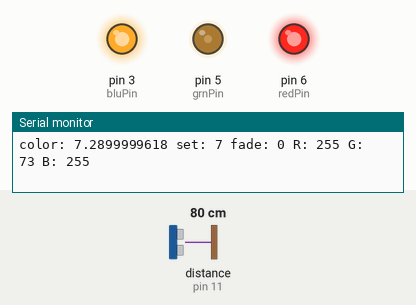
Bench run of a sketch on a simulated Arduino Leonardo, built with avr-gcc and run on an emulated ATmega32U4. On the bench: output pins drawn as LEDs (lit = HIGH), the last lines printed to the serial monitor. Inputs (shaded band) come from the test bench; at power-on: distance to the obstacle (sensor on pin 11) 80 cm. The echo pulse lasts 58.3 µs per cm.

Above: at 1.2 s.
1.3 s: distance to the obstacle (sensor on pin 11) set to 4 cm
At 1.7 s:
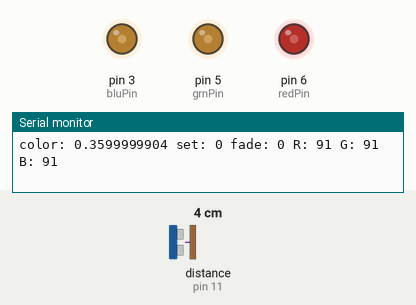
2.8 s: distance to the obstacle (sensor on pin 11) set to 9 cm
At 4.0 s:
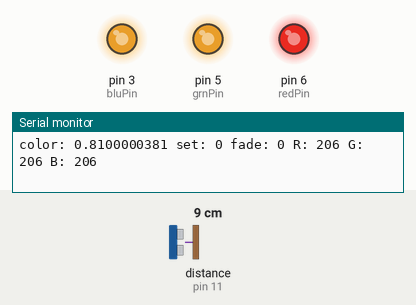
4.3 s: distance to the obstacle (sensor on pin 11) set to 18 cm
At 5.1 s:
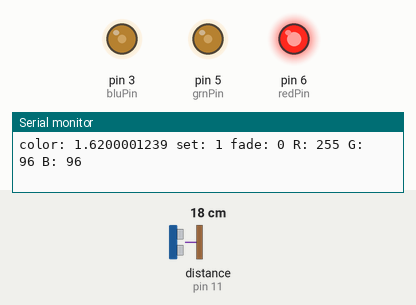
5.8 s: distance to the obstacle (sensor on pin 11) set to 60 cm
At 6.4 s:
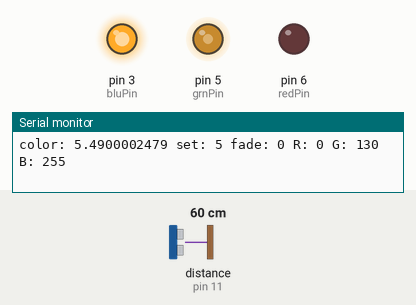
7.3 s: distance to the obstacle (sensor on pin 11) set to 35 cm
At 8.5 s:
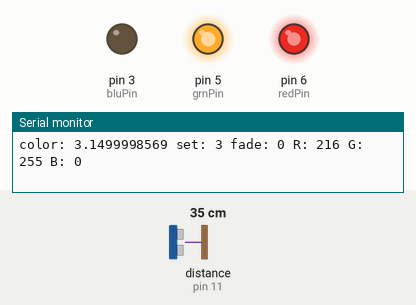
8.8 s: distance to the obstacle (sensor on pin 11) set to 2 cm
At 9.8 s:
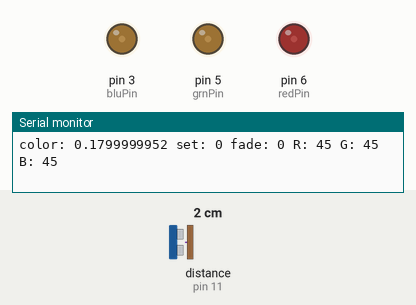
Timing chart, 0 to 11.3 s (numbered marks = the images above; inputs shaded):
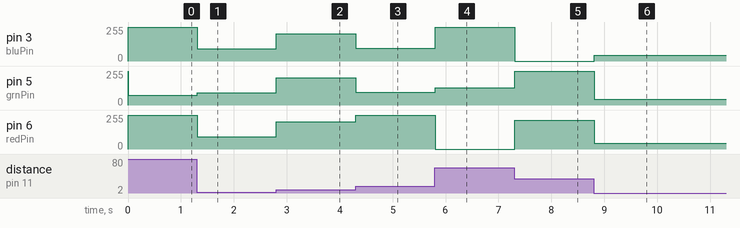

The sketch:

RGB_Ping.ino
```cpp
// This is an old script I modified from my brother's code
// which turned the output from an Ultrasonic range finder
// into colored light to indicated distance.

// I should buy on of those sonar modules so I can tinker with
// this code again ...


// ---------------------------------------------------------------------------
// Example NewPing library sketch that does a ping about 20 times per second.
// ---------------------------------------------------------------------------

#include "NewPing.h"
#define TRIGGER_PIN  12  // Arduino pin tied to trigger pin on the ultrasonic sensor.
#define ECHO_PIN     11  // Arduino pin tied to echo pin on the ultrasonic sensor.
#define MAX_DISTANCE 100 // Maximum distance we want to ping for (in centimeters). Maximum sensor distance is rated at 400-500cm.
#define SHIFT_SPEED  33  // The delay between RGB LED shift points in ms.
#define redPin       6
#define bluPin     3
#define grnPin      5
#define DEBUG      1 // DEBUG counter; if set to 1, will write values back via serial

NewPing sonar(TRIGGER_PIN, ECHO_PIN, MAX_DISTANCE); // NewPing setup of pins and maximum distance.

int pingDistance = 0;
unsigned int flashCounter = 0;
boolean ledStatus = false;

int gradient[10][3]={
  {0,0,0},
  {255,255,255},
  {255,0,0},
  {255,255,0},
  {0,255,0},
  {0,255,255},
  {0,0,255},
  {255,0,255},
  {255,255,255},
  {0,0,0}
};

void setup() {
  Serial.begin(115200); // Open serial monitor at 115200 baud to see ping results.
  pinMode(grnPin, OUTPUT);
  pinMode(bluPin, OUTPUT);
  pinMode(redPin, OUTPUT);
  digitalWrite(grnPin, HIGH);
  digitalWrite(bluPin, HIGH);
  digitalWrite(redPin, HIGH);
}

int count=0;

void loop() {
  unsigned int uS = sonar.ping(); // Send ping, get ping time in microseconds (uS).
  pingDistance = uS / US_ROUNDTRIP_CM;


  if(pingDistance > MAX_DISTANCE)
      pingDistance = MAX_DISTANCE;

  float color=(float(pingDistance) / float(MAX_DISTANCE))*((float(sizeof(gradient))/6.0f)-1.0f);
  float fade=color-float(int(color));

 int set=int(color);
 float redVal, grnVal, bluVal;
 redVal=float(gradient[set][0])-(float(gradient[set][0])-float(gradient[set+1][0]))*fade;
 grnVal=float(gradient[set][1])-(float(gradient[set][1])-float(gradient[set+1][1]))*fade;
 bluVal=float(gradient[set][2])-(float(gradient[set][2])-float(gradient[set+1][2]))*fade;
 int r,g,b;
 r=int(redVal);
 g=int(grnVal);
 b=int(bluVal);
 count++;
  // Convert to 0-255

// if ((count % 10)==0){
   Serial.print("color: ");
   Serial.print(color,DEC);
   Serial.print(" set: ");
   Serial.print(int(color),DEC);
   Serial.print(" fade: ");
   Serial.print(int(fade));
   Serial.print(" R: ");
   Serial.print(r);
   Serial.print(" G: ");
   Serial.print(g);
   Serial.print(" B: ");
   Serial.println(b);
//   count=0;

// */
  if (pingDistance !=0){
    analogWrite(redPin, r);   // Write current values to LED pins
    analogWrite(grnPin, g);
    analogWrite(bluPin, b);
  }
}
```

Measured:
- after the input at 1.3 s, pin 3 (bluPin), pin 6 (redPin): 255/255 → 91/255 at once; pin 5 (grnPin): 73/255 → 91/255 at once
- after the input at 2.8 s, pin 3 (bluPin), pin 5 (grnPin), pin 6 (redPin): 91/255 → 206/255 at once
- after the input at 4.3 s, pin 3 (bluPin), pin 5 (grnPin): 206/255 → 96/255 at once; pin 6 (redPin): 206/255 → 255/255 at once
- after the input at 5.8 s, pin 3 (bluPin): 96/255 → 255/255 at once; pin 5 (grnPin): 96/255 → 130/255 at once; pin 6 (redPin): 255/255 → 0/255 at once
- after the input at 7.3 s, pin 3 (bluPin): 255/255 → 0/255 at once; pin 5 (grnPin): 130/255 → 255/255 at once; pin 6 (redPin): 0/255 → 216/255 at once
- after the input at 8.8 s, pin 3 (bluPin): 0/255 → 45/255 at once; pin 5 (grnPin): 255/255 → 45/255 at once; pin 6 (redPin): 216/255 → 45/255 at once
